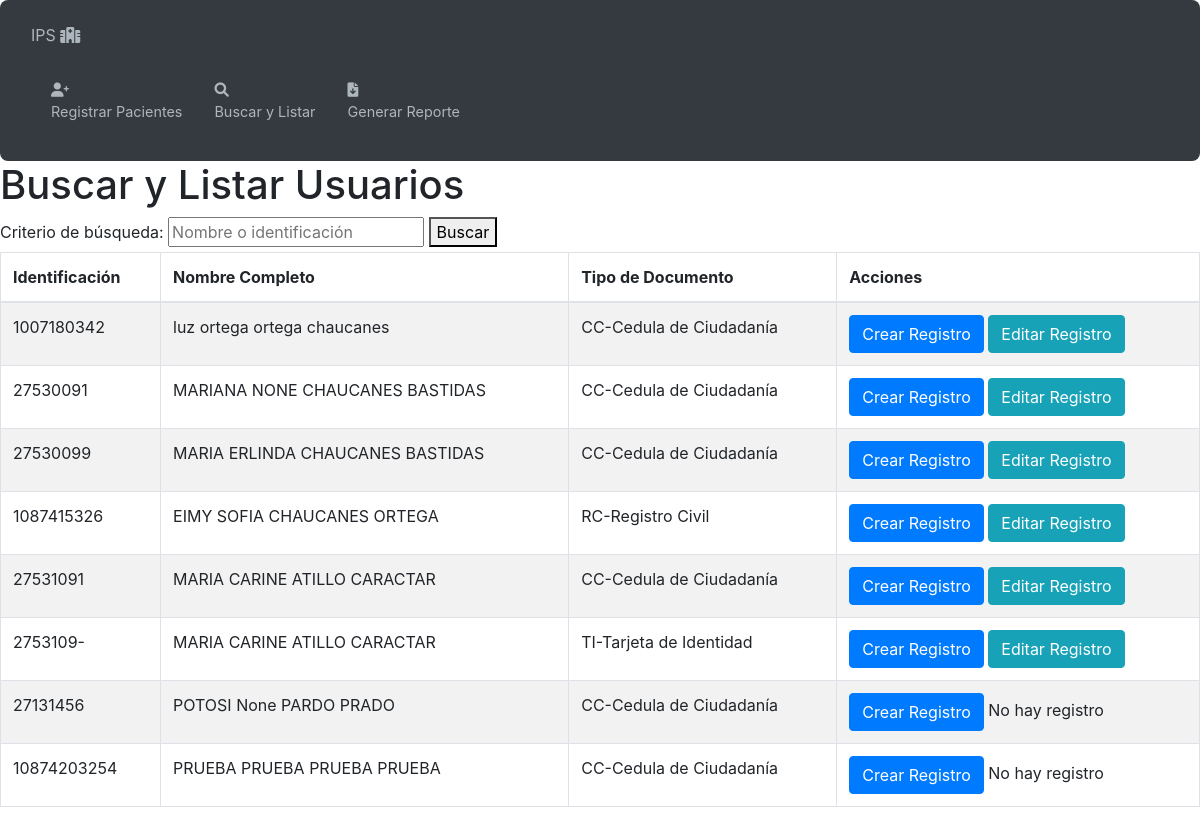
The page /listar_usuarios/ on the database as committed earlier.
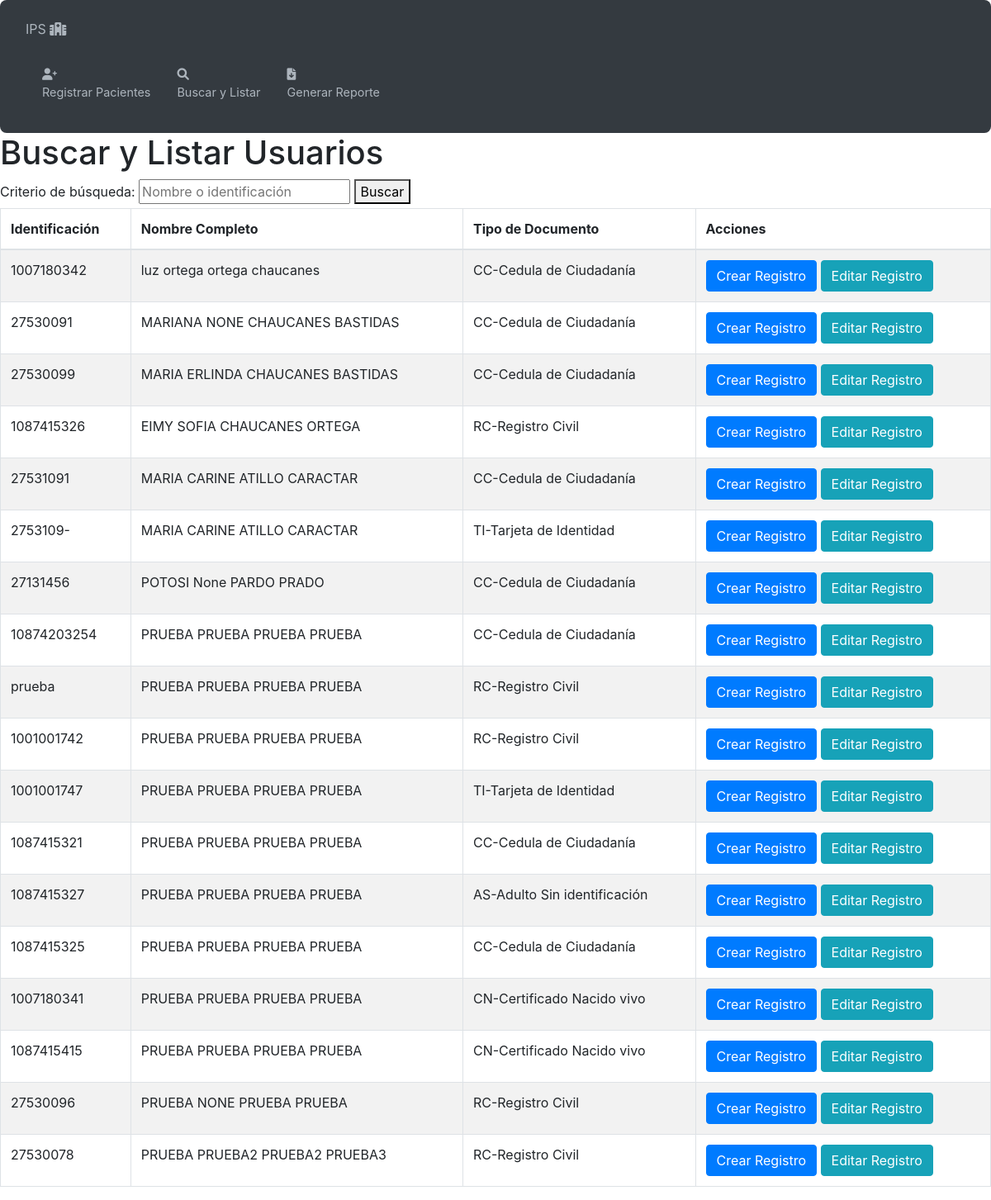
The same page on the database as committed later.
### appips/models.py (models this page shows, shortened)
class Usuario(models.Model):
    CODIGO_NIVEL_EDUCATIVO_CHOICES = [
        (1, "Preescolar"),
        (2, "Básica Primaria"),
        (3, "Básica Secundaria"),
        (4, "Media Académica o Clásica"),
        (5, "Media Técnica (Bachillerato Técnico)"),
        (6, "Normalista"),
        (7, "Técnica Profesional"),
        (8, "Tecnológica"),
        (9, "Profesional"),
        (10, "Especialización"),
        (11, "Maestría"),
        (12, "Doctorado"),
        (13, "Ninguno"),
    ]
    TIPO_IDENTIFICACION_CHOICES=[
    ("AS","AS-Adulto Sin identificación"),
    ("CC","CC-Cedula de Ciudadanía"),
    ("CD","CD-Carnet Diplomático"),
    ("CE","CE-Cedula de Extranjería"),
    ("CN","CN-Certificado Nacido vivo"),
    ("DE","DE-Documento Extranjero"),
    ("MS","MS-Menor Sin identificación"),
    ("PA","PA-Pasaporte"),
    ("PE","PE-Permiso Especial de Permanencia"),
    ("PT","PT-Permiso por Protección Temporal"),
    ("RC","RC-Registro Civil"),
    ("SC","SC-Salvoconducto"),
    ("TI","TI-Tarjeta de Identidad")
    ]
    SEXO_CHOICES=[
        ("F","Femenino"),
        ("M","Masculino")
    ]
    CODIGO_PERTENENCIA_CHOICES = [
        (1, 'Indígena'),
        (2, 'ROM(gitano)'),
        (3, 'Raizal(archipiélago de San Andrés y Providencia)'),
        (4, 'Palanquero de San Basilio'),
        (5, 'Negro(a) Mulato(a) Afrocolombiano(a) o Afro descendiente'),
        (6,"Ninguna de las anteriores"),
        (7,"Otro")
    ]
    CODIGO_PAIS_CHOICES=[
        (170,"COLOMBIA")
    ]
    CODIGO_OCUPACION_CHOICES=[
        (9611, 'Recolectores de basura y material reciclable'),
        (9612, 'Clasificadores de desechos'),
        (9613, 'Barrenderos y afines'),
        (9621, 'Mensajeros, mandaderos, maleteros y repartidores'),
        (9622, 'Personas que realizan trabajos varios'),
        (9624, 'Acarreadores de agua y recolectores de leña'),
        (9625, 'Recolectores de dinero y surtidores de máquinas de venta automática'),
        (9626, 'Lectores de medidores'),
        (9629, 'Otras ocupaciones elementales no clasificadas en otros grupos primarios'),
        (9998, 'Jubilado, desempleado, ama de casa, estudiante, dedicación al hogar, menor de edad'),
        (9999, 'No informa'),
        ]
    tipo_identificacion = models.CharField(max_length=2, choices=TIPO_IDENTIFICACION_CHOICES)
    numero_identificacion = models.CharField(
        max_length=18,
        primary_key=True,
        validators=[RegexValidator(regex='^\d+$', message='El número de identificación debe contener solo dígitos.')])
    primer_apellido = models.CharField(max_length=30)
    segundo_apellido = models.CharField(max_length=30, blank=True, null=True)
    primer_nombre = models.CharField(max_length=30)
    segundo_nombre = models.CharField(max_length=30, blank=True, null=True)
    fecha_nacimiento = models.DateField()
    sexo = models.CharField(max_length=1, choices=SEXO_CHOICES)
    codigo_pertenencia_etnica = models.SmallIntegerField(choices=CODIGO_PERTENENCIA_CHOICES)
    codigo_ocupacion = models.SmallIntegerField(choices=CODIGO_OCUPACION_CHOICES)
    codigo_pais = models.SmallIntegerField(choices=CODIGO_PAIS_CHOICES)
    codigo_nivel_educativo = models.SmallIntegerField(choices=CODIGO_NIVEL_EDUCATIVO_CHOICES)

### appips/views.py (the view)
# urls.py: path('listar_usuarios/', buscar_usuario, name='listar_usuarios'),
def buscar_usuario(request):
    criterio = request.GET.get('criterio', '')  # Obtén el criterio de búsqueda o un string vacío
    if criterio:
        usuarios = Usuario.objects.filter(
            numero_identificacion__icontains=criterio
        ) | Usuario.objects.filter(
            primer_nombre__icontains=criterio
        ) | Usuario.objects.filter(
            primer_apellido__icontains=criterio
        )
    else:
        usuarios = Usuario.objects.all()
    return render(request, 'listar_usuarios.html', {
        'resultados': usuarios,
        'criterio': criterio,
        'request': request
    })

### appips/templates/listar_usuarios.html (shortened to what this page needs)
{% extends 'base.html' %}
{% block content %}
<h1>Buscar y Listar Usuarios</h1>
<form method="get" action="{% url 'listar_usuarios' %}">
    <label for="criterio">Criterio de búsqueda:</label>
    <input type="text" name="criterio" id="criterio" value="{{ criterio }}" placeholder="Nombre o identificación" required>
    <button type="submit">Buscar</button>
</form>
<table class="table table-bordered table-striped">
    <thead>
        <tr>
            <th>Identificación</th>
            <th>Nombre Completo</th>
            <th>Tipo de Documento</th>
            <th>Acciones</th>
        </tr>
    </thead>
    <tbody>
        {% if resultados %}
            {% for usuario in resultados %}
            <tr>
                <td>{{ usuario.numero_identificacion }}</td>
                <td>{{ usuario.primer_nombre }} {{ usuario.segundo_nombre }} {{ usuario.primer_apellido }} {{ usuario.segundo_apellido }}</td>
                <td>{{ usuario.get_tipo_identificacion_display }}</td>
                <td>
                    <button class="btn btn-primary crear-registro" data-id="{{ usuario.numero_identificacion }}">
                        Crear Registro
                    </button>
                    {% if usuario.registro_set.exists %}
                    <a href="{% url 'detalle_registro' usuario.registro_set.first.pk %}" class="btn btn-info">Editar Registro</a>
                    {% else %}
                    <span>No hay registro</span>
                    {% endif %}
                </td>
            </tr>
            {% endfor %}
        {% endif %}
    </tbody>
</table>
{% endblock %}

### appips/templates/base.html (shortened to what this page needs)
<!DOCTYPE html>
<html lang="en">
<head>
</head>
<body>
  <aside class="main-sidebar">
    {% include 'menu.html' %}
  </aside>
  <main class="content-wrapper">
    {% block content %}{% endblock %}
  </main>
</body>
</html>

### appips/templates/menu.html (shortened to what this page needs)
<!DOCTYPE html>
<html lang="en">
  <head>
    <link
      rel="stylesheet"
      href="https://cdnjs.cloudflare.com/ajax/libs/font-awesome/6.0.0/css/all.min.css"
    />
    <link
      rel="stylesheet"
      href="https://cdnjs.cloudflare.com/ajax/libs/bootstrap/4.6.2/css/bootstrap.min.css"
    />
  </head>
  <body>
    <ul
      class="nav nav-pills nav-sidebar flex-column"
      data-widget="treeview"
      role="menu"
      data-accordion="false"
    >
      <li class="nav-item has-treeview">
        <a href="#" class="nav-link">
          <p>
            IPS
            <i class="fas fa-hospital"></i>
          </p>
        </a>
        <ul class="nav nav-treeview">
          <li class="nav-item">
            <a href="{% url 'crear_usuario' %}" class="nav-link">
              <i class="fas fa-user-plus nav-icon"></i>
              <p>Registrar Pacientes</p>
            </a>
          </li>
          <li class="nav-item">
            <a href="{% url 'listar_usuarios' %}" class="nav-link">
              <i class="fas fa-search nav-icon"></i>
              <p>Buscar y Listar</p>
            </a>
          </li>
          <li class="nav-item">
            <a href="{% url 'exportar_reporte' %}" class="nav-link">
              <i class="fas fa-file-download nav-icon"></i>
              <p>Generar Reporte</p>
            </a>
          </li>
        </ul>
      </li>
    </ul>
  </body>
</html>

### appips/templates/menu.html (style rules this page uses)
.nav-sidebar { background-color: #343a40; padding: 15px; border-radius: 8px; }
.nav-sidebar .nav-link { color: #adb5bd; border-radius: 5px; transition: all 0.3s ease; }
.nav-sidebar .nav-icon { margin-right: 8px; }
.nav-treeview { padding-left: 20px; }
.nav-treeview .nav-link { font-size: 0.9rem; }

Rows that differ between the two databases and show on the page:
computed for Usuario "POTOSI": text "No hay registro" → "Editar Registro"
computed for Usuario id 10874203254: text "No hay registro" → "Editar Registro"
added Usuario: numero_identificacion "prueba", primer_nombre "PRUEBA", segundo_nombre "PRUEBA", primer_apellido "PRUEBA", segundo_apellido "PRUEBA", tipo_identificacion "RC-Registro Civil", shows "Editar Registro"
added Usuario: numero_identificacion "1001001742", primer_nombre "PRUEBA", segundo_nombre "PRUEBA", primer_apellido "PRUEBA", segundo_apellido "PRUEBA", tipo_identificacion "RC-Registro Civil", shows "Editar Registro"
added Usuario: numero_identificacion "1001001747", primer_nombre "PRUEBA", segundo_nombre "PRUEBA", primer_apellido "PRUEBA", segundo_apellido "PRUEBA", tipo_identificacion "TI-Tarjeta de Identidad", shows "Editar Registro"
added Usuario: numero_identificacion "1087415321", primer_nombre "PRUEBA", segundo_nombre "PRUEBA", primer_apellido "PRUEBA", segundo_apellido "PRUEBA", tipo_identificacion "CC-Cedula de Ciudadanía", shows "Editar Registro"
added Usuario: numero_identificacion "1087415327", primer_nombre "PRUEBA", segundo_nombre "PRUEBA", primer_apellido "PRUEBA", segundo_apellido "PRUEBA", tipo_identificacion "AS-Adulto Sin identificación", shows "Editar Registro"
added Usuario: numero_identificacion "1087415325", primer_nombre "PRUEBA", segundo_nombre "PRUEBA", primer_apellido "PRUEBA", segundo_apellido "PRUEBA", tipo_identificacion "CC-Cedula de Ciudadanía", shows "Editar Registro"
added Usuario: numero_identificacion "1007180341", primer_nombre "PRUEBA", segundo_nombre "PRUEBA", primer_apellido "PRUEBA", segundo_apellido "PRUEBA", tipo_identificacion "CN-Certificado Nacido vivo", shows "Editar Registro"
added Usuario: numero_identificacion "1087415415", primer_nombre "PRUEBA", segundo_nombre "PRUEBA", primer_apellido "PRUEBA", segundo_apellido "PRUEBA", tipo_identificacion "CN-Certificado Nacido vivo", shows "Editar Registro"
added Usuario: numero_identificacion "27530096", primer_nombre "PRUEBA", segundo_nombre "NONE", primer_apellido "PRUEBA", segundo_apellido "PRUEBA", tipo_identificacion "RC-Registro Civil", shows "Editar Registro"
added Usuario: numero_identificacion "27530078", primer_nombre "PRUEBA", segundo_nombre "PRUEBA2", primer_apellido "PRUEBA2", segundo_apellido "PRUEBA3", tipo_identificacion "RC-Registro Civil", shows "Editar Registro"
